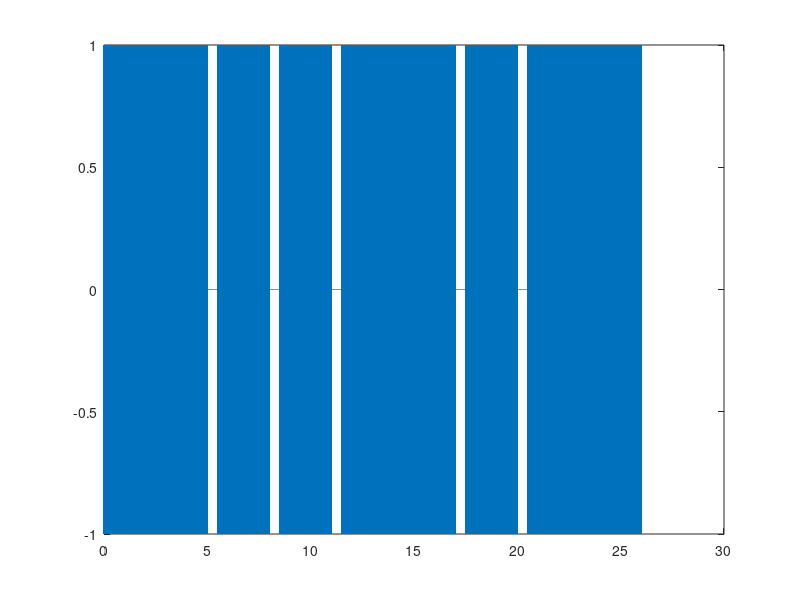

MATLAB code for this plot:
%the set of notes
noteSet = {'A3b', 'A3', 'B3b', 'B3', 'C3', 'D3b', 'D3', 'E3b', 'E3', 'F3', 'G3b', 'G3', 'A4b',...
    'A4', 'B4b', 'B4', 'C4', 'D4b', 'D4', 'E4b', 'E4', 'F4', 'G4b', 'G4', 'A5b', '-'};

%the set of frequencies associated with the respective notes
freqSet = [220*2.^(-1/12), 220*2.^(0/12), 220*2.^(1/12), 220*2.^(2/12), 220*2.^(3/12), 220*2.^(4/12), 220*2.^(5/12), 220*2.^(6/12), 220*2.^(7/12), 220*2.^(8/12), 220*2.^(9/12), 220*2.^(10/12), 220*2.^(11/12),...
    220*2.^(12/12), 220*2.^(13/12), 220*2.^(14/12), 220*2.^(15/12), 220*2.^(16/12), 220*2.^(17/12), 220*2.^(18/12), 220*2.^(19/12), 220*2.^(20/12), 220*2.^(21/12), 220*2.^(22/12), 220*2.^(23/12), 0];    

%lookup table for frequencey of given note
noteFreq = containers.Map(noteSet, freqSet);

%sampling frequency
Fs = 8000;

%respective period of sampling
Ts = 1/Fs;


%loads the given .mat file
load melody1.mat;

%duration of a unit note length (default - 0.5)
noteLength = 0.5;



%total duration of piece in seconds
totalSec = 0;
for sec = score
    totalSec = totalSec + sec;
end 
totalSec = totalSec * noteLength;

%the signal array for melody, initializing
melody = zeros(1, Fs * totalSec);

i = 1;
timeMark = 1;
%iterate through each note
for n = notes
    dur = score(i);
    t = 0:Ts:dur * noteLength;
    
    freq = noteFreq(char(n));

    y = sin(freq*2*pi*t);
    
    melody(1, timeMark:timeMark + size(t, 2) - 1) = y;
    
    %ADSR scaling
    

    
    %updates counter for index in score array
    i = i + 1;
    
    %updates the current time marker in melody
    timeMark = timeMark + (dur * noteLength) * Fs;
end

%soundsc(melody, Fs);
tTotal = 0:Ts:totalSec;
%plot(tTotal, melody(1, 1:1.5*Fs + 1));
plot(tTotal, melody);

audiowrite('test1.wav', melody, Fs);

